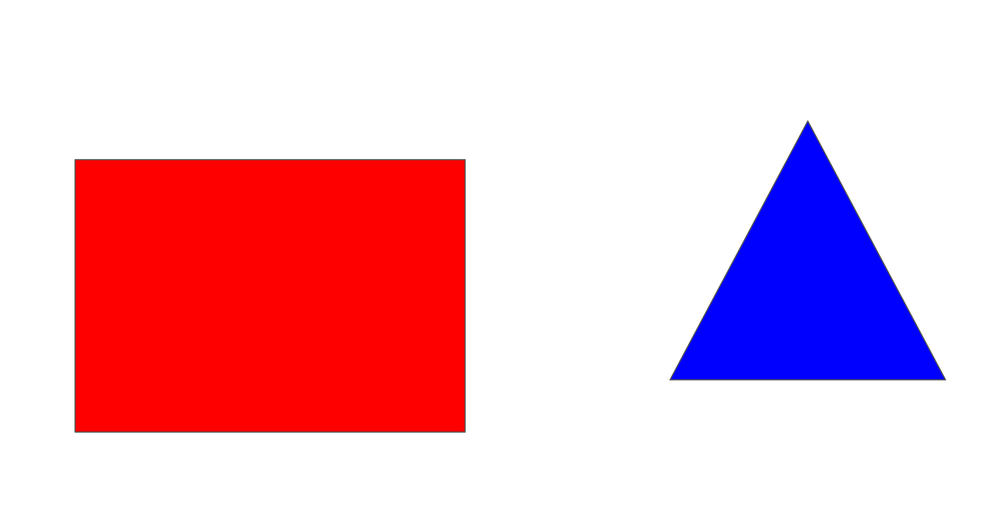
#> input picture cv-project/images/SqTrg.PNG, 1000 x 514 px, shrunk from 3431 x 1765 before the run, found by its file name
$ python sqrtrg.py   (older library calls are emulated)
#> lines starting #> are read from the running program, lines starting #| are printed output that depends on the picture; after the words box and inside, x2 and y2 are one past the last pixel; in counts of white or black regions, pixels touching at a corner belong together
#square triange shape recognition

import numpy as np
import cv2

sqrtrg_bgr = cv2.imread('../images/SqTrg.png')
#> sqrtrg_bgr is the input picture: shape (514, 1000, 3); mean B, G, R 201.8, 184.4, 236.7

sqrtrg = cv2.cvtColor(sqrtrg_bgr, cv2.COLOR_BGR2HSV)
#> sqrtrg: shape (514, 1000, 3); mean H, S, V 8.7, 70.1, 254.2

#define red hsv color range
lower_red = np.array([0,50,50])
upper_red = np.array([15,255,255])

#define blue hsv color range
lower_blue = np.array([110,50,50])
upper_blue = np.array([130,255,255])

sqthresh = cv2.inRange(sqrtrg, lower_red, upper_red)
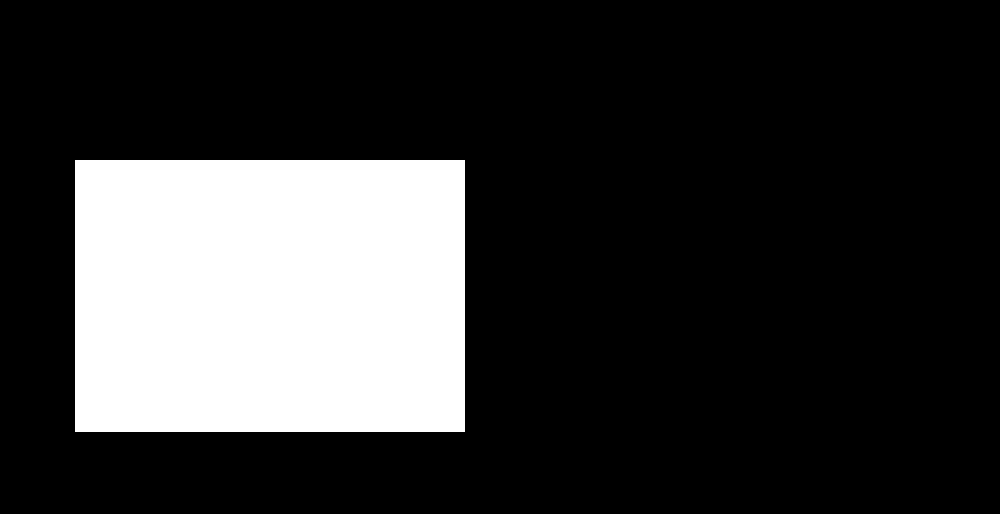
#> sqthresh: shape (514, 1000); 20.6% white; 1 white region, box (x1, y1, x2, y2) and area: (75, 160, 465, 432) 106080

trgthresh = cv2.inRange(sqrtrg, lower_blue, upper_blue)
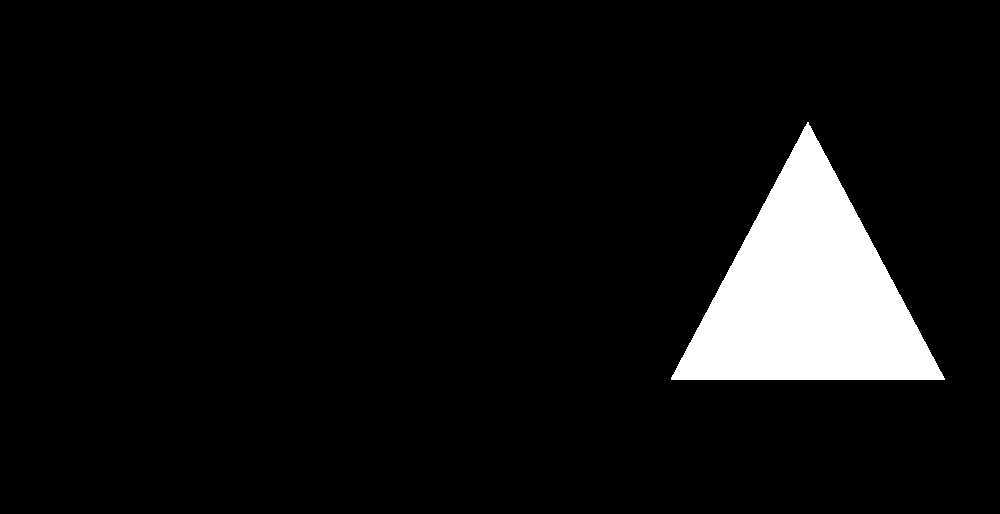
#> trgthresh: shape (514, 1000); 6.9% white; 1 white region

cv2.imwrite('../images/sqthresh.png', sqthresh)
cv2.imwrite('../images/trgthresh.png', trgthresh)

trgimage, trgcontours, trghierarchy = cv2.findContours(trgthresh ,cv2.RETR_TREE,cv2.CHAIN_APPROX_SIMPLE)
#> trgcontours = 1 contour; box (x1, y1, x2, y2) and area: (671, 122, 945, 380) 35236; trghierarchy = [[-1, -1, -1, -1]]
tcnt= trgcontours[0]
#> tcnt = contour of 480 points, box (x1, y1, x2, y2) (671, 122, 945, 380), area 35236


rect = cv2.minAreaRect(tcnt)
#> rect = ((807.5, 250.5), (257, 273), -90)
box = cv2.boxPoints(rect)
#> box = [[944, 379], [671, 379], [671, 122], [944, 122]]
box = np.int0(box)
trgimage = cv2.drawContours(sqrtrg_bgr,[box],0,(0,200,0),5)
cv2.imwrite('../images/trgbox.png', trgimage)

cv2.waitKey(0)
